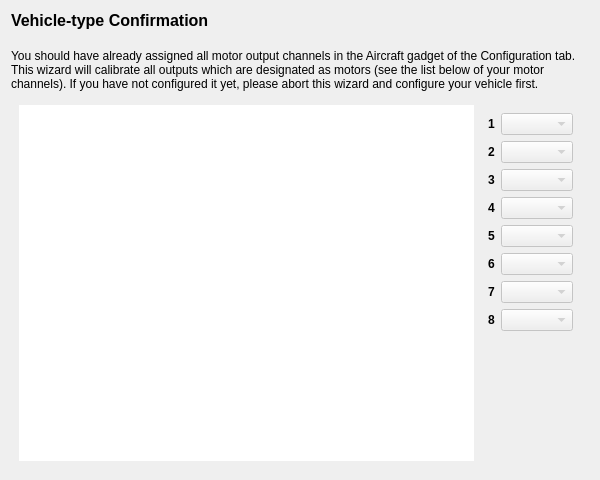
<?xml version="1.0" encoding="UTF-8"?>
<ui version="4.0">
 <class>ESCVehiclePage</class>
 <widget class="QWizardPage" name="ESCVehiclePage">
  <property name="geometry">
   <rect>
    <x>0</x>
    <y>0</y>
    <width>600</width>
    <height>480</height>
   </rect>
  </property>
  <property name="windowTitle">
   <string>WizardPage</string>
  </property>
  <layout class="QVBoxLayout" name="verticalLayout">
   <item>
    <widget class="QLabel" name="label">
     <property name="text">
      <string>&lt;!DOCTYPE HTML PUBLIC &quot;-//W3C//DTD HTML 4.0//EN&quot; &quot;http://www.w3.org/TR/REC-html40/strict.dtd&quot;&gt;
&lt;html&gt;&lt;head&gt;&lt;meta name=&quot;qrichtext&quot; content=&quot;1&quot; /&gt;&lt;style type=&quot;text/css&quot;&gt;
p, li { white-space: pre-wrap; }
&lt;/style&gt;&lt;/head&gt;&lt;body style=&quot; font-family:'MS Shell Dlg 2'; font-size:8pt; font-weight:400; font-style:normal;&quot;&gt;
&lt;p style=&quot; margin-top:0px; margin-bottom:0px; margin-left:0px; margin-right:0px; -qt-block-indent:0; text-indent:0px;&quot;&gt;&lt;span style=&quot; font-size:12pt; font-weight:600;&quot;&gt;Vehicle-type Conﬁrmation&lt;/span&gt;&lt;/p&gt;
&lt;p style=&quot;-qt-paragraph-type:empty; margin-top:0px; margin-bottom:0px; margin-left:0px; margin-right:0px; -qt-block-indent:0; text-indent:0px; font-size:12pt; font-weight:600;&quot;&gt;&lt;br /&gt;&lt;/p&gt;
&lt;p style=&quot; margin-top:0px; margin-bottom:0px; margin-left:0px; margin-right:0px; -qt-block-indent:0; text-indent:0px;&quot;&gt;&lt;span style=&quot; font-size:9pt;&quot;&gt;You should have already assigned all motor output channels in the Aircraft gadget of the Conﬁguration tab. This wizard will calibrate all outputs which are designated as motors (see the list below of your motor channels). If you have not conﬁgured it yet, please abort this wizard and conﬁgure your vehicle ﬁrst.&lt;/span&gt;&lt;/p&gt;&lt;/body&gt;&lt;/html&gt;</string>
     </property>
     <property name="alignment">
      <set>Qt::AlignLeading|Qt::AlignLeft|Qt::AlignTop</set>
     </property>
     <property name="wordWrap">
      <bool>true</bool>
     </property>
    </widget>
   </item>
   <item>
    <layout class="QHBoxLayout" name="horizontalLayout_2">
     <property name="margin">
      <number>8</number>
     </property>
     <item>
      <widget class="QGraphicsView" name="typeGraphicsView">
       <property name="sizePolicy">
        <sizepolicy hsizetype="Expanding" vsizetype="Expanding">
         <horstretch>0</horstretch>
         <verstretch>0</verstretch>
        </sizepolicy>
       </property>
       <property name="minimumSize">
        <size>
         <width>200</width>
         <height>200</height>
        </size>
       </property>
       <property name="autoFillBackground">
        <bool>true</bool>
       </property>
       <property name="frameShape">
        <enum>QFrame::NoFrame</enum>
       </property>
       <property name="lineWidth">
        <number>0</number>
       </property>
       <property name="midLineWidth">
        <number>0</number>
       </property>
       <property name="verticalScrollBarPolicy">
        <enum>Qt::ScrollBarAlwaysOff</enum>
       </property>
       <property name="horizontalScrollBarPolicy">
        <enum>Qt::ScrollBarAlwaysOff</enum>
       </property>
       <property name="backgroundBrush">
        <brush brushstyle="NoBrush">
         <color alpha="0">
          <red>0</red>
          <green>0</green>
          <blue>0</blue>
         </color>
        </brush>
       </property>
       <property name="foregroundBrush">
        <brush brushstyle="NoBrush">
         <color alpha="0">
          <red>0</red>
          <green>0</green>
          <blue>0</blue>
         </color>
        </brush>
       </property>
       <property name="interactive">
        <bool>false</bool>
       </property>
       <property name="renderHints">
        <set>QPainter::HighQualityAntialiasing|QPainter::TextAntialiasing</set>
       </property>
      </widget>
     </item>
     <item>
      <layout class="QVBoxLayout" name="verticalLayout_2"/>
     </item>
     <item>
      <layout class="QFormLayout" name="formLayout">
       <property name="margin">
        <number>8</number>
       </property>
       <item row="0" column="1">
        <widget class="QComboBox" name="comboBox_1">
         <property name="enabled">
          <bool>false</bool>
         </property>
        </widget>
       </item>
       <item row="0" column="0">
        <widget class="QLabel" name="label_2">
         <property name="font">
          <font>
           <weight>75</weight>
           <bold>true</bold>
          </font>
         </property>
         <property name="text">
          <string>1</string>
         </property>
        </widget>
       </item>
       <item row="1" column="1">
        <widget class="QComboBox" name="comboBox_2">
         <property name="enabled">
          <bool>false</bool>
         </property>
        </widget>
       </item>
       <item row="2" column="1">
        <widget class="QComboBox" name="comboBox_3">
         <property name="enabled">
          <bool>false</bool>
         </property>
        </widget>
       </item>
       <item row="3" column="1">
        <widget class="QComboBox" name="comboBox_4">
         <property name="enabled">
          <bool>false</bool>
         </property>
        </widget>
       </item>
       <item row="4" column="1">
        <widget class="QComboBox" name="comboBox_5">
         <property name="enabled">
          <bool>false</bool>
         </property>
        </widget>
       </item>
       <item row="5" column="1">
        <widget class="QComboBox" name="comboBox_6">
         <property name="enabled">
          <bool>false</bool>
         </property>
        </widget>
       </item>
       <item row="1" column="0">
        <widget class="QLabel" name="label_3">
         <property name="font">
          <font>
           <weight>75</weight>
           <bold>true</bold>
          </font>
         </property>
         <property name="text">
          <string>2</string>
         </property>
        </widget>
       </item>
       <item row="2" column="0">
        <widget class="QLabel" name="label_4">
         <property name="font">
          <font>
           <weight>75</weight>
           <bold>true</bold>
          </font>
         </property>
         <property name="text">
          <string>3</string>
         </property>
        </widget>
       </item>
       <item row="3" column="0">
        <widget class="QLabel" name="label_5">
         <property name="font">
          <font>
           <weight>75</weight>
           <bold>true</bold>
          </font>
         </property>
         <property name="text">
          <string>4</string>
         </property>
        </widget>
       </item>
       <item row="4" column="0">
        <widget class="QLabel" name="label_6">
         <property name="font">
          <font>
           <weight>75</weight>
           <bold>true</bold>
          </font>
         </property>
         <property name="text">
          <string>5</string>
         </property>
        </widget>
       </item>
       <item row="5" column="0">
        <widget class="QLabel" name="label_7">
         <property name="font">
          <font>
           <weight>75</weight>
           <bold>true</bold>
          </font>
         </property>
         <property name="text">
          <string>6</string>
         </property>
        </widget>
       </item>
       <item row="6" column="1">
        <widget class="QComboBox" name="comboBox_7">
         <property name="enabled">
          <bool>false</bool>
         </property>
        </widget>
       </item>
       <item row="7" column="1">
        <widget class="QComboBox" name="comboBox_8">
         <property name="enabled">
          <bool>false</bool>
         </property>
        </widget>
       </item>
       <item row="6" column="0">
        <widget class="QLabel" name="label_8">
         <property name="font">
          <font>
           <weight>75</weight>
           <bold>true</bold>
          </font>
         </property>
         <property name="text">
          <string>7</string>
         </property>
        </widget>
       </item>
       <item row="7" column="0">
        <widget class="QLabel" name="label_9">
         <property name="font">
          <font>
           <weight>75</weight>
           <bold>true</bold>
          </font>
         </property>
         <property name="text">
          <string>8</string>
         </property>
        </widget>
       </item>
      </layout>
     </item>
    </layout>
   </item>
  </layout>
 </widget>
 <resources/>
 <connections/>
</ui>
